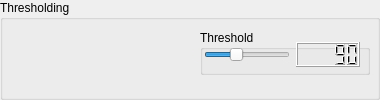
    <widget class="QGroupBox" name="Thresholding_box">
     <property name="geometry">
      <rect>
       <x>300</x>
       <y>20</y>
       <width>380</width>
       <height>100</height>
      </rect>
     </property>
     <property name="title">
      <string>Thresholding</string>
     </property>
     <widget class="QGroupBox" name="Glocal_Scharr_Histogram_2">
      <property name="geometry">
       <rect>
        <x>200</x>
        <y>30</y>
        <width>170</width>
        <height>45</height>
       </rect>
      </property>
      <property name="title">
       <string>Threshold</string>
      </property>
      <widget class="QWidget" name="layoutWidget_5">
       <property name="geometry">
        <rect>
         <x>4</x>
         <y>12</y>
         <width>156</width>
         <height>25</height>
        </rect>
       </property>
       <layout class="QHBoxLayout" name="horizontalLayout_11">
        <item>
         <widget class="QSlider" name="Threshold_slider">
          <property name="minimum">
           <number>1</number>
          </property>
          <property name="maximum">
           <number>255</number>
          </property>
          <property name="sliderPosition">
           <number>90</number>
          </property>
          <property name="orientation">
           <enum>Qt::Horizontal</enum>
          </property>
         </widget>
        </item>
        <item>
         <widget class="QLCDNumber" name="Threshold_lcdNumber_2">
          <property name="intValue" stdset="0">
           <number>90</number>
          </property>
         </widget>
        </item>
       </layout>
      </widget>
     </widget>
    </widget>
